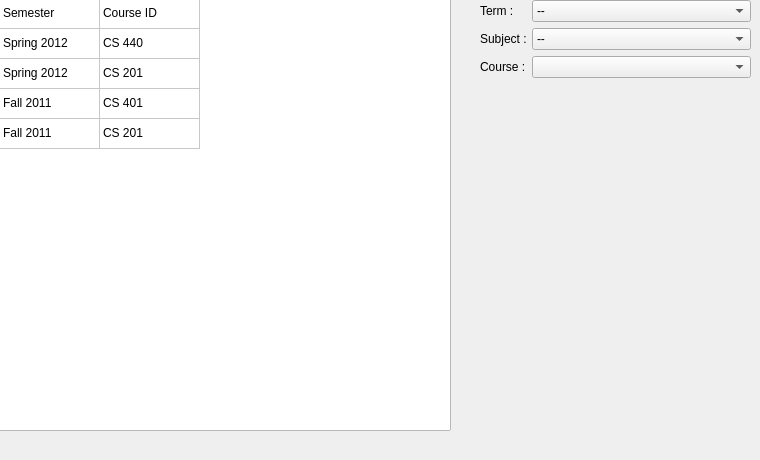
      <widget class="QWidget" name="tab_26">
       <attribute name="title">
        <string>Courses</string>
       </attribute>
       <widget class="QTableWidget" name="tableWidget_teacher_courses_3">
        <property name="geometry">
         <rect>
          <x>-60</x>
          <y>-20</y>
          <width>511</width>
          <height>451</height>
         </rect>
        </property>
        <property name="rowCount">
         <number>5</number>
        </property>
        <property name="columnCount">
         <number>2</number>
        </property>
        <row>
         <property name="text">
          <string>New Row</string>
         </property>
        </row>
        <row>
         <property name="text">
          <string>Row 1</string>
         </property>
        </row>
        <row>
         <property name="text">
          <string>Row 2</string>
         </property>
        </row>
        <row>
         <property name="text">
          <string>Row 3</string>
         </property>
        </row>
        <row>
         <property name="text">
          <string>Row 4</string>
         </property>
        </row>
        <column>
         <property name="text">
          <string>Semester ID</string>
         </property>
        </column>
        <column>
         <property name="text">
          <string>Course ID</string>
         </property>
        </column>
        <item row="0" column="0">
         <property name="text">
          <string>Semester</string>
         </property>
        </item>
        <item row="0" column="1">
         <property name="text">
          <string>Course ID</string>
         </property>
        </item>
        <item row="1" column="0">
         <property name="text">
          <string>Spring 2012</string>
         </property>
        </item>
        <item row="1" column="1">
         <property name="text">
          <string>CS 440</string>
         </property>
        </item>
        <item row="2" column="0">
         <property name="text">
          <string>Spring 2012</string>
         </property>
        </item>
        <item row="2" column="1">
         <property name="text">
          <string>CS 201</string>
         </property>
        </item>
        <item row="3" column="0">
         <property name="text">
          <string>Fall 2011</string>
         </property>
        </item>
        <item row="3" column="1">
         <property name="text">
          <string>CS 401</string>
         </property>
        </item>
        <item row="4" column="0">
         <property name="text">
          <string>Fall 2011 </string>
         </property>
        </item>
        <item row="4" column="1">
         <property name="text">
          <string>CS 201</string>
         </property>
        </item>
       </widget>
       <widget class="QWidget" name="formLayoutWidget_2">
        <property name="geometry">
         <rect>
          <x>480</x>
          <y>0</y>
          <width>271</width>
          <height>411</height>
         </rect>
        </property>
        <layout class="QFormLayout" name="formLayout_2">
         <property name="fieldGrowthPolicy">
          <enum>QFormLayout::AllNonFixedFieldsGrow</enum>
         </property>
         <item row="1" column="0">
          <widget class="QLabel" name="label_20">
           <property name="text">
            <string>Term :</string>
           </property>
          </widget>
         </item>
         <item row="1" column="1">
          <widget class="QComboBox" name="comboBox_term">
           <item>
            <property name="text">
             <string>--</string>
            </property>
           </item>
           <item>
            <property name="text">
             <string>Fall 2012</string>
            </property>
           </item>
           <item>
            <property name="text">
             <string>Summer 2012</string>
            </property>
           </item>
           <item>
            <property name="text">
             <string>Spring 2012</string>
            </property>
           </item>
          </widget>
         </item>
         <item row="2" column="0">
          <widget class="QLabel" name="label_26">
           <property name="text">
            <string>Subject :</string>
           </property>
          </widget>
         </item>
         <item row="2" column="1">
          <widget class="QComboBox" name="comboBox_subject">
           <item>
            <property name="text">
             <string>--</string>
            </property>
           </item>
           <item>
            <property name="text">
             <string>Computer Science</string>
            </property>
           </item>
           <item>
            <property name="text">
             <string>Electrical And Computer Engineering</string>
            </property>
           </item>
           <item>
            <property name="text">
             <string>Mathematics</string>
            </property>
           </item>
           <item>
            <property name="text">
             <string>English</string>
            </property>
           </item>
           <item>
            <property name="text">
             <string>French</string>
            </property>
           </item>
          </widget>
         </item>
         <item row="3" column="0">
          <widget class="QLabel" name="label_37">
           <property name="text">
            <string>Course :</string>
           </property>
          </widget>
         </item>
         <item row="3" column="1">
          <widget class="QComboBox" name="comboBox_course"/>
         </item>
        </layout>
       </widget>
      </widget>
